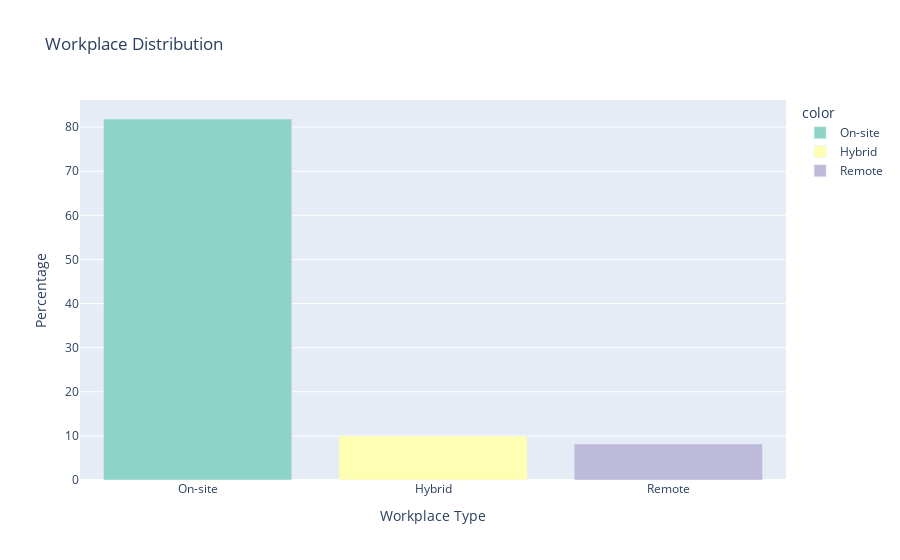

The cell this chart's notebook holds for it:
### Markdown cell above
<b>Insights :</b>  
- This indicates that most companies prefer employees to work from their offices. 


<b>Recommendations:</b>  
- If you're open to On-site jobs, you'll have a larger pool of opportunities to choose from.

### Code cell
data = df['workplace'].value_counts(normalize=True) * 100
fig = px.bar(
    x=data.index,
    y=data.values,
    title='Workplace Distribution',
    labels={'x': 'Workplace Type', 'y': 'Percentage'},
    color=data.index,
    color_discrete_sequence=px.colors.qualitative.Set3
)
fig.show()

### Figure 1 — Plotly figure (JSON) as saved in the notebook; plotly's stock layout.template omitted (floating-point values rounded to 4 significant figures)
{"data": [{"alignmentgroup": "True", "hovertemplate": "color=On-site<br>Workplace Type=%{x}<br>Percentage=%{y}<extra></extra>", "legendgroup": "On-site", "marker": {"color": "rgb(141,211,199)", "pattern": {"shape": ""}}, "name": "On-site", "offsetgroup": "On-site", "orientation": "v", "showlegend": true, "textposition": "auto", "type": "bar", "x": ["On-site"], "xaxis": "x", "y": [81.83], "yaxis": "y"}, {"alignmentgroup": "True", "hovertemplate": "color=Hybrid<br>Workplace Type=%{x}<br>Percentage=%{y}<extra></extra>", "legendgroup": "Hybrid", "marker": {"color": "rgb(255,255,179)", "pattern": {"shape": ""}}, "name": "Hybrid", "offsetgroup": "Hybrid", "orientation": "v", "showlegend": true, "textposition": "auto", "type": "bar", "x": ["Hybrid"], "xaxis": "x", "y": [10], "yaxis": "y"}, {"alignmentgroup": "True", "hovertemplate": "color=Remote<br>Workplace Type=%{x}<br>Percentage=%{y}<extra></extra>", "legendgroup": "Remote", "marker": {"color": "rgb(190,186,218)", "pattern": {"shape": ""}}, "name": "Remote", "offsetgroup": "Remote", "orientation": "v", "showlegend": true, "textposition": "auto", "type": "bar", "x": ["Remote"], "xaxis": "x", "y": [8.167], "yaxis": "y"}], "layout": {"barmode": "relative", "legend": {"title": {"text": "color"}, "tracegroupgap": 0}, "title": {"text": "Workplace Distribution"}, "xaxis": {"anchor": "y", "domain": [0, 1], "title": {"text": "Workplace Type"}}, "yaxis": {"anchor": "x", "domain": [0, 1], "title": {"text": "Percentage"}}}}
